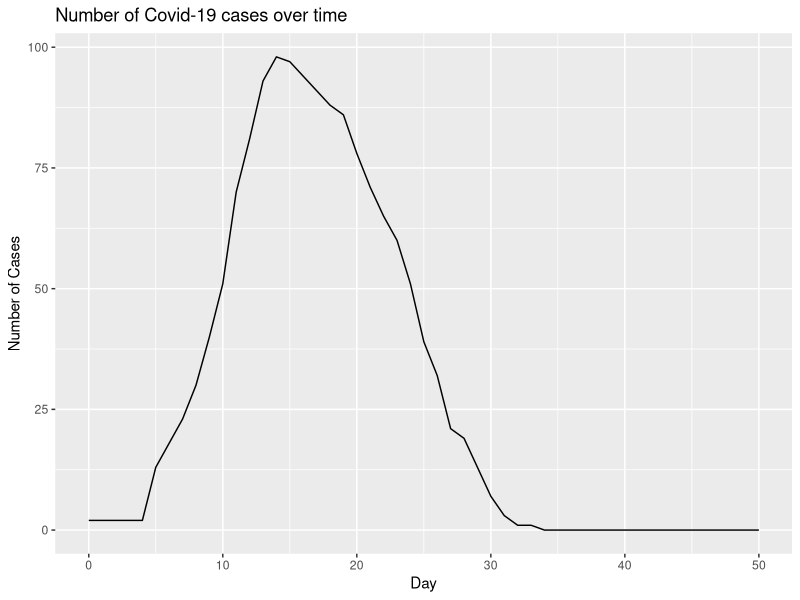
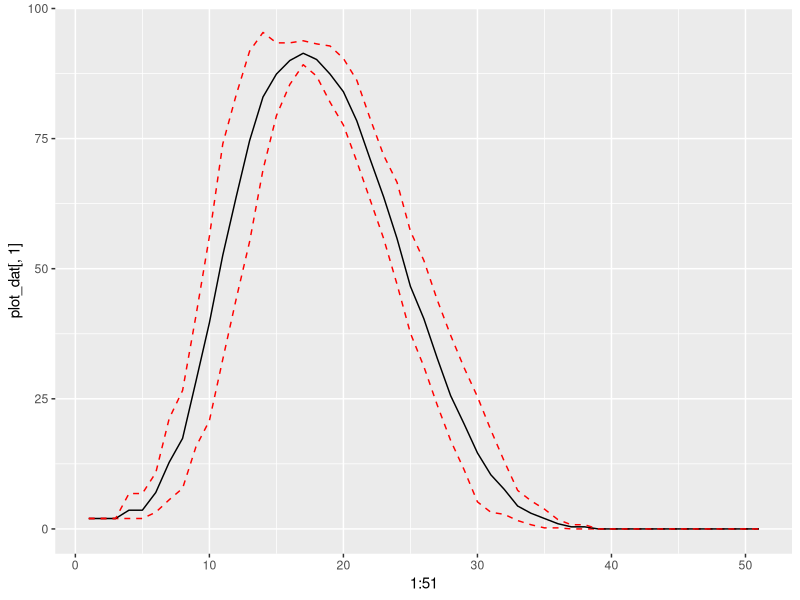
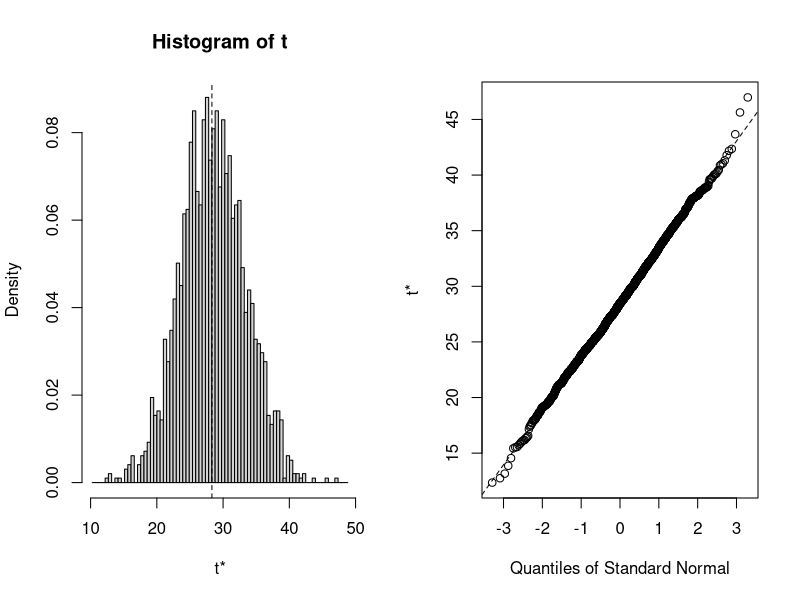

These charts were generated, in order, by the following R code:
## ---- chunk 1
knitr::opts_chunk$set(echo = TRUE)
#testing github
library(tidyverse)
library(ggplot2)
library(boot)
## ---- chunk 2
#create starting positions and state function
starting_vals <- function(num_subjects, I_0, x_dim, y_dim){
  
  #Infect I_0 many starting subjects
  subjects <- rep('S', num_subjects)
  infect <- sample(x = 1:num_subjects, size=I_0, replace=FALSE)
  subjects[infect] <- 'I'
  
  #Storage for x, y starting positions for the subjects
  start_x <- runif(n=num_subjects, min=0, max=x_dim)
  start_y <- runif(n=num_subjects, min=0, max=y_dim)
  
  inc_time <- rep(-1, num_subjects)
  rec_days <- rep(-1, num_subjects)
  
  #Put into a data frame
  df <- as.data.frame(cbind(as.numeric(start_x), as.numeric(start_y), subjects, rec_days, inc_time))
  colnames(df)[1] <- 'x'
  colnames(df)[2] <- 'y'
  colnames(df)[3] <- 'subjects'
  colnames(df)[4] <- 'incubation'
  colnames(df)[5] <- 'recovery'
  
  #Assign a recovery time to the infected subjects
  df[df[,3] == 'I', 5] <- rpois(I_0, 14)
  
  #Assign an incubation time to the infected subjects
  df[df[,3] == 'I', 4] <- rpois(I_0, 5)
  
  return(df)
}

#Random step length function
get_step_length <- function(df, x_dim, y_dim){
  step_lengths <- rnorm(n=nrow(df), mean=min(x_dim, y_dim)/4, sd=min(x_dim, y_dim)/12)
  return(step_lengths)
}

#Random step direction function
get_step_direction <- function(length_vec){
  direction <- runif(n=length(length_vec), min=0, max=2*pi)
}

#Get delta_x, delta_y
get_delts <- function(length_vec, direc_vec){
  delta_x <- length_vec * cos(direc_vec)
  delta_y <- length_vec * sin(direc_vec)
  return(cbind(delta_x, delta_y))
}

#Function for getting updated coordinates
update_coords <- function(og_df, delta_df){
  new_mx <- matrix(data=NA, nrow=nrow(og_df), ncol=5)
  new_df <- data.frame(new_mx)
  new_df[,1] <- as.numeric(og_df[,'x']) + delta_df[,'delta_x']
  new_df[,2] <- as.numeric(og_df[,'y']) + delta_df[,'delta_y']
  new_df[,3] <- og_df[,3]
  new_df[,4] <- og_df[,4]
  new_df[,5] <- og_df[,5]
  colnames(new_df) <- c('x', 'y', 'subjects', 'incubation', 'recovery')
  new_df
}

coord_checker <- function(og_df, new_df, x_dim, y_dim){
  baddies <- NULL
  for(i in 1:nrow(new_df)){
    if(as.numeric(new_df[i, 'x']) > x_dim | as.numeric(new_df[i, 'x']) < 0 | as.numeric(new_df[i, 'y']) > y_dim | as.numeric(new_df[i, 'y']) < 0){
      baddies <- append(baddies, i)
    }
  }
  
  if(is.null(baddies)){
    return(new_df)
  }else{
  new_step <- get_step_length(new_df[i,], x_dim, y_dim)
  new_direction <- get_step_direction(new_step)
  new_change <- get_delts(new_step, new_direction)
  new_df <- update_coords(og_df[baddies,], new_change)
  full_df <- rbind(new_df, og_df[-baddies,])
  return(coord_checker(og_df, full_df, x_dim, y_dim))
  }
}

#Function for deciding if infections occurred
infection_status <- function(state, mean_crit_dist){
  
  current_infected <- state[state[,3]=='I' & state[,4] <= 0,]
  current_suceptable <- state[state[,3]=='S',]
  current_removed <- state[state[,3]=='R',]
  current_non_contagious <- state[state[,3]=='I' & state[,4] > 0,]
  
  #store new infection status
  newly_infected <- NULL
  
  #Check to see which susceptible subjects get infected
  #For loop
  if(nrow(current_suceptable) != 0 & nrow(current_infected) != 0){
  for(i in 1:nrow(current_infected)){
    for(j in 1:nrow(current_suceptable)){
      x_i <- as.numeric(current_infected[i, 'x'])
      y_i <- as.numeric(current_infected[i, 'y'])
      x_s <- as.numeric(current_suceptable[j, 'x'])
      y_s <- as.numeric(current_suceptable[j, 'y'])
     
      
      crucial_distance <- rexp(1, 1/mean_crit_dist)
      
      
      d <- sqrt((x_i - x_s)^2 + (y_i - y_s)^2)
      if(d <= crucial_distance){
        newly_infected <- c(newly_infected, j)
      }

    }
  }
  
  current_suceptable[newly_infected, 3] <- 'I'
  #Give incubation time
  current_suceptable[newly_infected, 4] <- rpois(n=length(newly_infected), lambda = 5)
  #Give recovery time
  current_suceptable[newly_infected, 5] <- rpois(n=length(newly_infected), lambda = 14)
  
  new_state <- rbind(current_infected, current_suceptable, current_removed, current_non_contagious)
  return(new_state)
  }else{return(state)}
}

#simulation function
simulator <- function(days, num_subjects, x_dim, y_dim, I_0, inf_dist){
  initial_data <- starting_vals(num_subjects = num_subjects, x_dim=x_dim, y_dim=y_dim, I_0=I_0)
  end_day <- list()
  num_cases <- rep(NA, days)
  num_cases <- c(I_0, num_cases)
  num_new_cases <- rep(NA, days)
  
  for(i in 1:days){
    
    if(i == 1){
      step_size <- get_step_length(initial_data, x_dim, y_dim)
      direction <- get_step_direction(step_size)
      change <- get_delts(step_size, direction)
  
      updated_positions <- update_coords(initial_data, change)
      checked_positions <- coord_checker(og_df=initial_data, new_df=updated_positions, x_dim=x_dim, y_dim=y_dim)
      new_status <- infection_status(checked_positions, inf_dist)
      
      #recovery time code
      not_recovered <- new_status[as.numeric(new_status[, 5]) > 0, ]
      new_time <- as.numeric(not_recovered[, 5]) - 1
      not_recovered[, 5] <- new_time
      infected_0 <- new_status[as.numeric(new_status[, 5]) == 0, ]
      infected_0[, 3] <- rep('R', nrow(infected_0))
      not_infected = new_status[as.numeric(new_status[, 5]) < 0, ]
      new_status = rbind(not_recovered, infected_0, not_infected)
      
      #incubation time code
      infected_people <- new_status[new_status[,3] == 'I',]
      new_inc_time <- as.numeric(infected_people[,4]) - 1
      infected_people[,4] <- new_inc_time
      other_people <- new_status[new_status[,3] != 'I',]
      new_status <- rbind(infected_people, other_people)
      
      end_day[[i]] <- new_status
      
      #Calculate number of new cases
      num_cases[i+1] <- sum(new_status[,3]=='I')
      num_new_cases[i] <- sum(new_status[,3]=='I') - I_0
      
    }
    
    else{
      step_size <- get_step_length(initial_data, x_dim, y_dim)
      direction <- get_step_direction(step_size)
      change <- get_delts(step_size, direction)
  
      updated_positions <- update_coords(end_day[[i-1]], change)
      checked_positions <- coord_checker(og_df=end_day[[i-1]], new_df=updated_positions, x_dim=x_dim, y_dim=y_dim)
      new_status <- infection_status(checked_positions, inf_dist)
      
      not_recovered <- new_status[as.numeric(new_status[, 5]) > 0, ]
      new_time <- as.numeric(not_recovered[, 5]) - 1
      not_recovered[, 5] <- new_time
      infected_0 <- new_status[as.numeric(new_status[, 5]) == 0, ]
      infected_0[, 3] <- rep('R', nrow(infected_0))
      not_infected = new_status[as.numeric(new_status[, 5]) < 0, ]
      new_status = rbind(not_recovered, infected_0, not_infected)
      
      #incubation time code
      infected_people <- new_status[new_status[,3] == 'I',]
      new_inc_time <- as.numeric(infected_people[,4]) - 1
      infected_people[,4] <- new_inc_time
      other_people <- new_status[new_status[,3] != 'I',]
      new_status <- rbind(infected_people, other_people)

      
      end_day[[i]] <- new_status
      
      #Calculate number of new cases
      num_cases[i+1] <- sum(new_status[,3]=='I')
      num_new_cases[i] <- sum(new_status[,3]=='I') - num_cases[i-1]
  
    }
  }
  return(num_cases)
}

#Testing
df <- starting_vals(1000, 2, 1, 1)
len <- get_step_length(df, 1, 1)
dir <- get_step_direction(len)
delts <- get_delts(len, dir)
newdf <- update_coords(df, delts)
coords <- coord_checker(df, newdf, 1, 1)
coords
new_status <- infection_status(coords, 8)
new_status


set.seed(400)
n=50
y <- simulator(n,100,10,10,2,1)
x <- 0:n


ggplot() +
  geom_line(aes(x=x, y=y)) +
  xlab('Day') +
  ylab('Number of Cases') +
  ggtitle('Number of Covid-19 cases over time')
  

#bootstrap
mean_func <- function(daytuh, idx) {
  mean(daytuh[idx])
}

get_bootstrap_cis <- function(days, num_subjects, x_dim, y_dim, I_0, inf_dist, sample_size, ci_type='perc'){
  #Create data frame to store samples
  samps <- matrix(data=NA, nrow=sample_size, ncol=days + 1)
  samps <- data.frame(samps)
  
  #Create data frame to store confidence intervals
  ci_df <- matrix(data=NA, nrow=days + 1, ncol=3)
  ci_df <- data.frame(ci_df)
  
  for(i in 1:sample_size){
    samps[i, ] <- simulator(days, num_subjects, x_dim, y_dim, I_0, inf_dist)
  }
  
  for(i in 1:ncol(samps)){
    #Make sure column has more than one unique value
    check <- (length(unique(samps[ ,i])) != 1)
    if(check){
    boot_obj <- boot(samps[ ,i], mean_func, 2000)
    ci_obj <- boot.ci(boot_obj, conf = .95, type = ci_type)
    ci_df[i, 1] <- ci_obj$percent[4]
    ci_df[i, 2] <- ci_obj$t0
    ci_df[i, 3] <- ci_obj$percent[5]
    }else{ci_df[i, ] <- c(samps[1, i], samps[1, i], samps[1, i])}
  }
return(ci_df)
}

plot_dat <- get_bootstrap_cis(days=50, num_subjects=100, x_dim=10, y_dim=10, I_0=2, inf_dist=1, sample_size=5)

ggplot() +
  geom_line(aes(x=1:51, y=plot_dat[ ,1]), linetype = 2, color = 'red') +
  geom_line(aes(x=1:51, y=plot_dat[ ,2])) +
  geom_line(aes(x=1:51, y=plot_dat[ ,3]), linetype = 2, color = 'red')


daily_cases <- y
boot.case <- boot(daily_cases, mean_func, 2000)

plot(boot.case)

boot.ci(boot.case, conf = .95, type = c("perc", "basic", "norm", "bca"))


## ---- chunk 3
#reported monte carlo summary data
qd = c(0,25,50,75)
pos = c(99.3,99.2,98.7,92.7)
dncpv = c(69,53,46,33)
dncpt = c(26,32,43,42)
r0 = c(1.8,1.73,1.8,1.63)
mcsum = cbind(qd,pos,dncpv,dncpt,r0)
colnames(mcsum,c("Quarantine degree [%]",	"Percentage of size %",	"DNC peak value [cases]",	"DNC peaking time [days]",	"R0"))
mcsum
